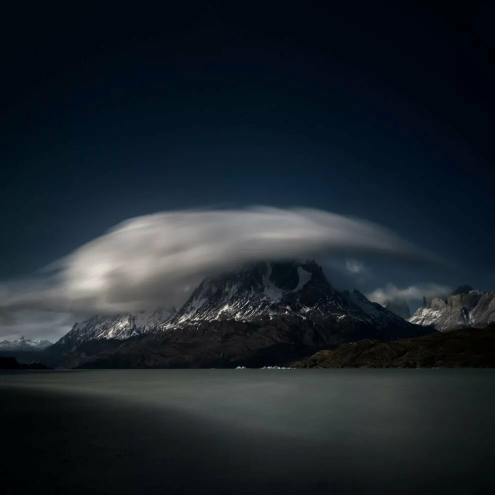
#> input picture first course/lessone_3/extern_data/s1200.jpeg, 990 x 990 px (shown at 1/2 size)
$ python 3_draw_with_cv2.py
#> lines starting #> are read from the running program, lines starting #| are printed output that depends on the picture; after the words box and inside, x2 and y2 are one past the last pixel; in counts of white or black regions, pixels touching at a corner belong together
import cv2


def view_image(image, name_of_window: str):
    """

    :param name_of_window: str
    :type image: object
    to destroy press any key
    """
    cv2.namedWindow(name_of_window, cv2.WINDOW_NORMAL)
    cv2.imshow(name_of_window, image)
    cv2.waitKey(0)
    cv2.destroyAllWindows()


image = cv2.imread('extern_data/s1200.jpeg')
#> image is the input picture: shape (990, 990, 3); mean B, G, R 43.5, 36.6, 28.6
view_image(image, 'Standard version')

# для отрисовки необходимы:
# координаты начала и конца, цвет, толщина
image_with_line = image.copy()
cv2.line(image_with_line, (10, 100), (800, 495), (23, 40, 90), 10)
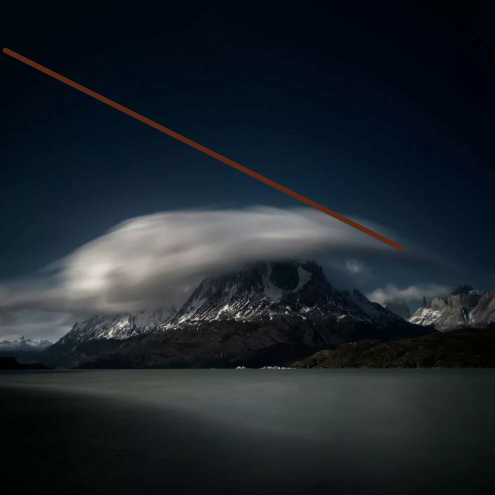
#> image_with_line: shape (990, 990, 3) (shown at 1/2 size); 0.94% of pixels changed, all inside (x1, y1, x2, y2) = (5, 95, 806, 501)
view_image(image_with_line, 'Line')

# для отрисовки необходимы:
# координаты левого верхнего и правого нижнего углов, цвет, толщина
image_with_rectangle = image.copy()
cv2.rectangle(image_with_rectangle, (900, 900), (495, 10), (90, 40, 23), 5)
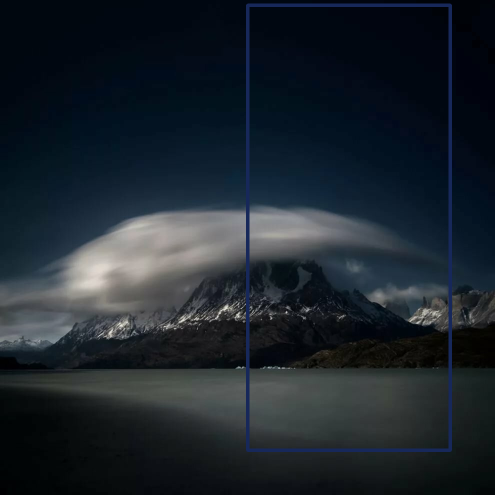
#> image_with_rectangle: shape (990, 990, 3) (shown at 1/2 size); 1.85% of pixels changed, all inside (x1, y1, x2, y2) = (492, 7, 904, 904)
view_image(image_with_rectangle, 'Rectangle')
